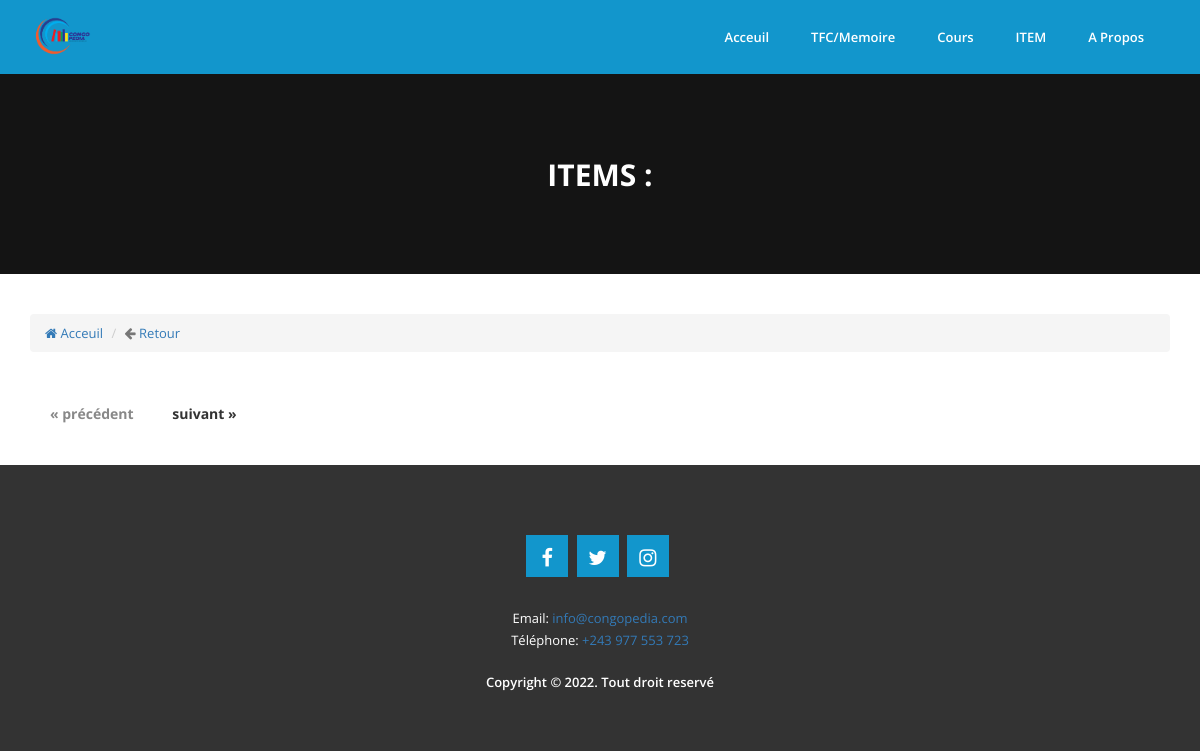
The page /item-by-option?slug=pedagorie-generale-20230108-135456 on the database as committed earlier.
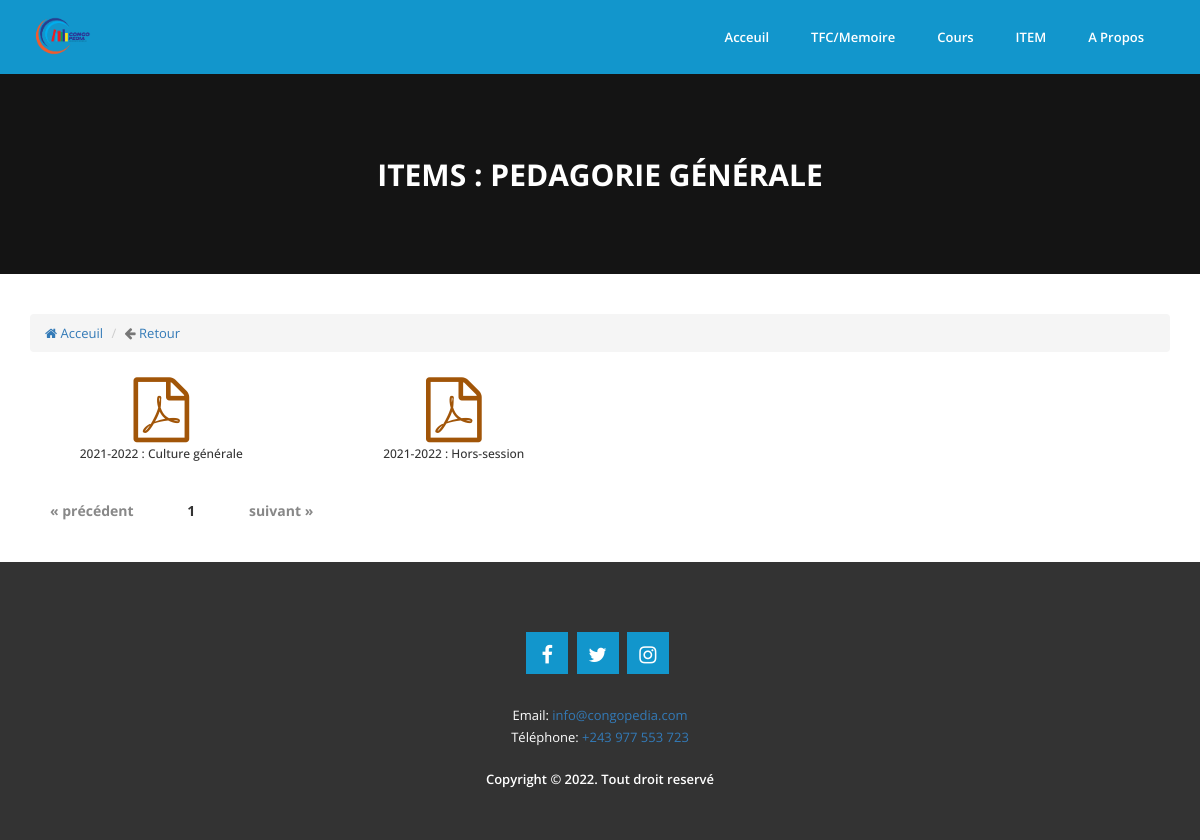
The same page on the database as committed later.
### tables this page shows
CREATE TABLE `t_option` (
  `CodeOption` int(11) NOT NULL,
  `Designation` varchar(250) NOT NULL,
  `option_slug` text NOT NULL,
  `Created_on` timestamp NOT NULL DEFAULT current_timestamp() ON UPDATE current_timestamp()
);

CREATE TABLE `t_item` (
  `CodeItem` int(11) NOT NULL,
  `Fichier` text NOT NULL,
  `TypeFichier` varchar(50) NOT NULL,
  `CodeSession` int(11) NOT NULL,
  `Created_On` timestamp NOT NULL DEFAULT current_timestamp() ON UPDATE current_timestamp(),
  `CodeOption` int(11) NOT NULL,
  `CodeAnnee` int(11) NOT NULL,
  `CodeAdmin` int(11) DEFAULT NULL,
  `CodeCompte` int(11) DEFAULT NULL,
  `CodePropriete` int(11) NOT NULL,
  `Statut` int(11) NOT NULL,
  `Readed` int(11) NOT NULL,
  `Liked` int(11) NOT NULL
);

CREATE TABLE `t_annee_academique` (
  `CodeAnnee` int(11) NOT NULL,
  `Annee` varchar(10) NOT NULL
);

CREATE TABLE `t_session_exetat` (
  `CodeSession` int(11) NOT NULL,
  `Session` varchar(250) NOT NULL
);

### item-by-option.php (called while the page is built)
<?php
include("includes/sessionclient.php");
include("includes/head.php");
include("includes/header.php");
include("container/item-by-option.php");
include("includes/footer.php");
?>

### class/app.php (called while the page is built, shortened)
<?php
class App
{
    private $db_name, $db_user, $db_pass, $db_host, $pdo;
    public function __construct( $db_name = "congopedia", $db_user = "root", $db_pass = "", $db_host = 'localhost' )
    {
        $this->db_name = $db_name;
        $this->db_user = $db_user;
        $this->db_pass = $db_pass;
        $this->db_host = $db_host;
    }
    public function getPDO()
    {
        try {
            if ( $this->pdo === null ) {
                $pdo_ = new PDO( 'mysql:host=' . $this->db_host . '; port=3306; dbname=' . $this->db_name . ';charset=utf8', $this->db_user, $this->db_pass );
                $pdo_->setAttribute( PDO::ATTR_ERRMODE, PDO::ERRMODE_WARNING );
                $this->pdo = $pdo_;
            }
        } catch ( PDOException $ex ) {
            die( $ex->getMessage() );
        }
        return $this->pdo;
    }
    public function fetchPrepared( $statement )
    {
        $req = $this->getPDO()->prepare( $statement );
        $req->execute();
        return $req->fetchAll();
    }
    public function fetch( $statement )
    {
        $req = $this->getPDO()->query( $statement );
        $data = $req->fetch();
        return $data;
    }
}
$app=new App('congopedia');
?>

### container/item-by-option.php (the view)
<?php
$option = $_GET['slug'];
if (isset($_GET['page']) && !empty($_GET['page'])) {
    $currentPage = (int)strip_tags($_GET['page']);
} else {
    $currentPage = 1;
}
$sql1 = "SELECT COUNT(*) AS nbre FROM t_item LEFT JOIN t_option
         ON t_item.CodeOption=t_option.CodeOption WHERE option_slug='$option'";
$nbre = $app->fetch($sql1);
$nbArticles = $nbre['nbre'];
$parPage = 20;
$pages = ceil($nbArticles / $parPage);
$premier = ($currentPage * $parPage) - $parPage;
$sql = "SELECT * FROM t_item LEFT JOIN t_option
         ON t_item.CodeOption=t_option.CodeOption
         LEFT JOIN t_annee_academique
         ON t_item.CodeAnnee=t_annee_academique.CodeAnnee
         LEFT JOIN t_session_exetat
         ON t_item.CodeSession=t_session_exetat.CodeSession
         WHERE option_slug='$option'
         ORDER BY Annee AND t_session_exetat.Session DESC LIMIT $premier,$parPage";
$req = $app->fetchPrepared($sql);
$sql2 = "SELECT * FROM t_option WHERE option_slug='$option'";
$facul = $app->fetch($sql2);
?>
<div class="slide-single slide-single-page">
    <div class="overlay"></div>
    <div class="text text-page">
        <div class="this-item">
            <h2>ITEMS : <?php echo $facul['Designation'] ?> </h2>
        </div>
    </div>
</div>
<div class="single-channel">
    <div class="container">
        <nav aria-label="breadcrumb">
            <ol class="breadcrumb">
                <li class="breadcrumb-item"><a href="home"><i class="fa fa-home"></i> Acceuil</a></li>
                <li class="breadcrumb-item active" aria-current="page"><i class="fa fa-arrow-left"></i> <a href="<?php echo $_SERVER["HTTP_REFERER"]; ?>">Retour</a></li>
            </ol>
        </nav>
        <div class="row">
            <div class="col-md-12 col-sm-12 col-xs-12">
                <div class="row">
                    <?php
                    foreach ($req as $row){
                        ?>
                        <div class="col-md-3 text-center">
                            <div class="card mb-3">
                                <div class="card-body">
                                    <div class="dropdown" style="padding: 5px;">
                                        <a href="detail_item?item=<?php echo $row['item_slug']; ?>" class="avatar avatar-lg">
                                            <span class="">
                                                <i class="fa fa-file-pdf-o fa-5x" style="color: #a15508"></i>
                                            </span>
                                        </a>
                                    </div>
                                </div>
                            </div>
                            <h6><?php echo $row['Annee'] ?> : <?php echo $row['Session'] ?></h6>
                        </div>
                        <?php
                    }
                    ?>
                </div>
            </div>
        </div>
        <div class="row">
            <div class="col-md-12">
                <div class="pagination">
                    <a href="item-by-option?slug=<?= $option ?>&page=<?= $currentPage - 1 ?>"><span class="<?= ($currentPage == 1) ? "disabled" : "" ?>">&#171; précédent</span></a>
                    <?php for($page = 1; $page <= $pages; $page++): ?>
                        <a href="item-by-option?slug=<?= $option ?>&page=<?= $page ?>"><span class="<?= ($currentPage == $page) ? "current" : "" ?>"><?= $page ?></span></a>
                    <?php endfor ?>
                    <a href="item-by-option?slug=<?= $option ?>&page=<?= $currentPage + 1 ?>"><span class="<?= ($currentPage == $pages) ? "disabled" : "" ?>">suivant &#187;</span></a>
                </div>
            </div>
        </div>
    </div>
</div>

Rows that differ between the two databases and show on the page:
added t_option: Designation "PEDAGORIE GÉNÉRALE"
now on this page (row edited): t_item: t_annee_academique.Annee "2021-2022", t_session_exetat.Session "Culture générale"
now on this page (row edited): t_item: t_annee_academique.Annee "2021-2022", t_session_exetat.Session "Hors-session"
Other text that changed with them:
new list line: "1"
